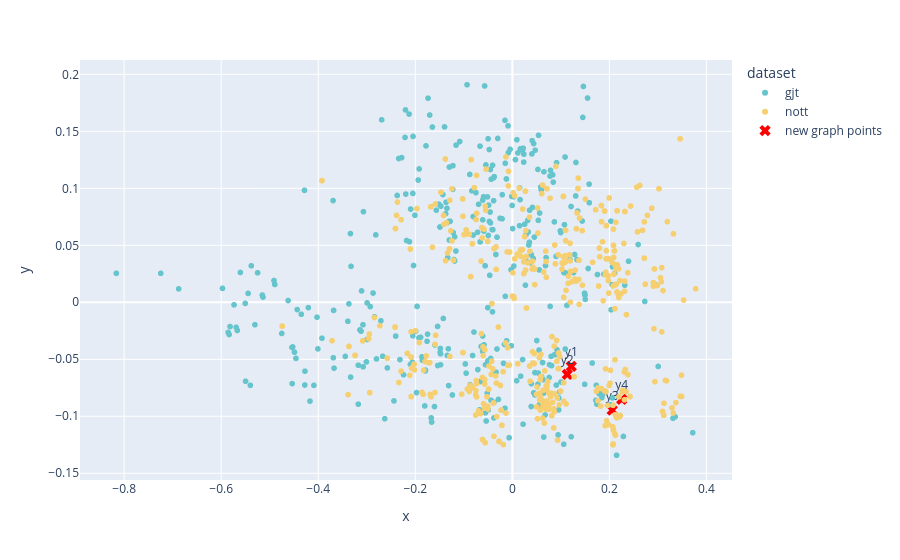

The cell this chart's notebook holds for it:
### Code cell
chords_list = [metadata[i]['chords'] for i in range(len(y_graph))]
datasets_list = [metadata[i]['dataset'] for i in range(len(y_graph))]
df_graph = pd.DataFrame({
    'x': y_graph[:,0],
    'y': y_graph[:,1],
    'chords': chords_list,
    'dataset': datasets_list
})
fig = px.scatter(
    data_frame=df_graph,
    x='x',
    y='y',
    color='dataset',
    color_discrete_sequence=px.colors.qualitative.Pastel,
    hover_data=['chords'],
)
fig.add_trace(go.Scatter(
    x=new_graph_2d[:, 0],
    y=new_graph_2d[:, 1],
    mode='markers+text',
    marker=dict(color='red', size=10, symbol='x'),
    text=['y1', 'y2', 'y3', 'y4'],
    hovertext=[
        in_seq_1.replace(';','<br>').replace('b_', '<br>b_'),
        in_seq_2.replace(';','<br>').replace('b_', '<br>b_'),
        in_seq_3.replace(';','<br>').replace('b_', '<br>b_'),
        in_seq_4.replace(';','<br>').replace('b_', '<br>b_'),
    ],
    hoverinfo='text',
    textposition='top center',
    name='new graph points'
))
fig.show()

# fig = px.scatter(
#     data_frame=df,
#     x='x',
#     y='y',
#     hover_data=['chords']
# )
# fig.show()

### Figure 1 — Plotly figure (JSON) as saved in the notebook; plotly's stock layout.template omitted (floating-point values rounded to 4 significant figures; data arrays with more than 128 entries replaced by an {"elided": "..."} marker saying what was removed)
{"data": [{"customdata": {"elided": "390x1 str values"}, "hovertemplate": "dataset=gjt<br>x=%{x}<br>y=%{y}<br>chords=%{customdata[0]}<extra></extra>", "legendgroup": "gjt", "marker": {"color": "rgb(102, 197, 204)", "symbol": "circle"}, "mode": "markers", "name": "gjt", "showlegend": true, "type": "scattergl", "x": {"elided": "390 float values"}, "xaxis": "x", "y": {"elided": "390 float values"}, "yaxis": "y"}, {"customdata": {"elided": "664x1 str values"}, "hovertemplate": "dataset=nott<br>x=%{x}<br>y=%{y}<br>chords=%{customdata[0]}<extra></extra>", "legendgroup": "nott", "marker": {"color": "rgb(246, 207, 113)", "symbol": "circle"}, "mode": "markers", "name": "nott", "showlegend": true, "type": "scattergl", "x": {"elided": "664 float values"}, "xaxis": "x", "y": {"elided": "664 float values"}, "yaxis": "y"}, {"hoverinfo": "text", "hovertext": ["<br>b_D:7(b9)_@2<br>G:maj_@2", "<br>b_D:9_@2<br>G:maj_@2", "<br>b_F#:hdim7_@2<br>G:maj_@2", "<br>b_G#:7_@2<br>G:maj_@2"], "marker": {"color": "red", "size": 10, "symbol": "x"}, "mode": "markers+text", "name": "new graph points", "text": ["y1", "y2", "y3", "y4"], "textposition": "top center", "type": "scatter", "x": [0.1215, 0.1132, 0.2058, 0.2254], "y": [-0.05628, -0.06324, -0.09461, -0.08515]}], "layout": {"legend": {"title": {"text": "dataset"}, "tracegroupgap": 0}, "margin": {"t": 60}, "xaxis": {"anchor": "y", "domain": [0, 1], "title": {"text": "x"}}, "yaxis": {"anchor": "x", "domain": [0, 1], "title": {"text": "y"}}}}
